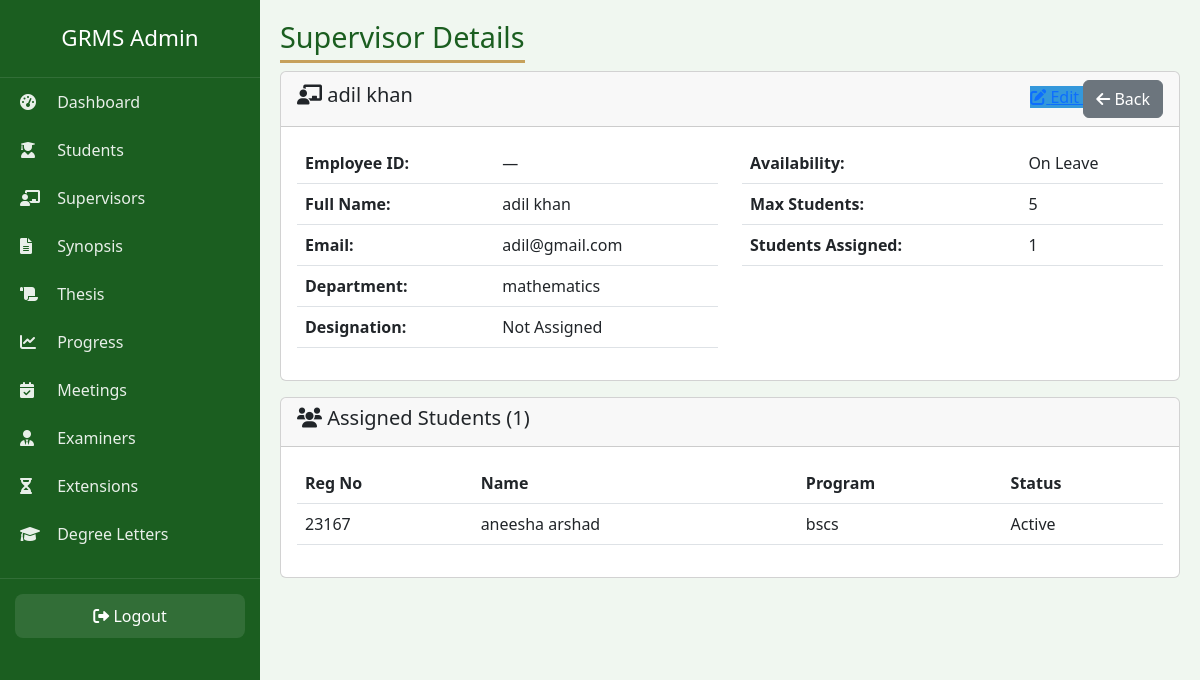
Page /admin-panel-2026-secure/supervisors/1/ (signed in) on the committed database.
### accounts/models.py (models this page shows, shortened)
class Supervisor(models.Model):
    AVAILABILITY = (
        ('Available', 'Available'),
        ('Not Available', 'Not Available'),
        ('On Leave', 'On Leave'),
    )
    user = models.OneToOneField(User, on_delete=models.CASCADE, related_name='supervisor_profile')
    employee_id = models.CharField(max_length=30, unique=True, blank=True, null=True)
    department = models.CharField(max_length=100)
    designation = models.CharField(max_length=50)
    availability_status = models.CharField(max_length=20, choices=AVAILABILITY, default='Available')
    max_students = models.IntegerField(default=5)

class Student(models.Model):
    ENROLLMENT_STATUS = (
        ('Active', 'Active'),
        ('Inactive', 'Inactive'),
        ('Completed', 'Completed'),
        ('Withdrawn', 'Withdrawn'),
    )
    user = models.OneToOneField(User, on_delete=models.CASCADE, related_name='student_profile')
    registration_no = models.CharField(max_length=30, unique=True)
    department = models.CharField(max_length=100)
    session = models.CharField(max_length=20)
    program = models.CharField(max_length=50)
    enrollment_status = models.CharField(max_length=20, choices=ENROLLMENT_STATUS, default='Active')
    admission_date = models.DateField(default=timezone.now)
    supervisor = models.ForeignKey('Supervisor', on_delete=models.SET_NULL, null=True, blank=True, related_name='students')

### accounts/views.py (the view)
# urls.py: path('admin-panel-2026-secure/supervisors/<int:pk>/', views.admin_supervisor_detail, name='admin_supervisor_detail'),
@login_required
@user_passes_test(is_admin)
def admin_supervisor_detail(request, pk):
    supervisor = get_object_or_404(Supervisor, pk=pk)
    students = Student.objects.filter(supervisor=supervisor)
    return render(request, 'admin/supervisor/detail.html', {'supervisor': supervisor, 'students': students})

### accounts/views.py (called while the page is built)
def is_admin(user):
    return user.is_superuser or user.groups.filter(name='Admin').exists()

### templates/admin/supervisor/detail.html (shortened to what this page needs)
{% extends 'admin/base.html' %}
{% load static %}
{% block page_title %}Supervisor Details{% endblock %}
{% block content %}
<div class="card">
    <div class="card-header d-flex justify-content-between align-items-center">
        <h5><i class="fas fa-chalkboard-teacher"></i> {{ supervisor.user.get_full_name }}</h5>
        <div>
            <a href="{% url 'admin_supervisor_update' supervisor.id %}" class="btn-action" style="background: #3498db;">
                <i class="fas fa-edit"></i> Edit
            </a>
            <a href="{% url 'admin_supervisor_list' %}" class="btn btn-secondary">
                <i class="fas fa-arrow-left"></i> Back
            </a>
        </div>
    </div>
    <div class="card-body">
        <div class="row">
            <div class="col-md-6">
                <table class="table">
                    <tr><th>Employee ID:</th><td>{{ supervisor.employee_id|default:"—" }}</td></tr>
                    <tr><th>Full Name:</th><td>{{ supervisor.user.get_full_name }}</td></tr>
                    <tr><th>Email:</th><td>{{ supervisor.user.email }}</td></tr>
                    <tr><th>Department:</th><td>{{ supervisor.department }}</td></tr>
                    <tr><th>Designation:</th><td>{{ supervisor.designation }}</td></tr>
                </table>
            </div>
            <div class="col-md-6">
                <table class="table">
                    <tr><th>Availability:</th><td>
                        <span class="badge-custom
                            {% if supervisor.availability_status == 'Available' %}badge-approved
                            {% elif supervisor.availability_status == 'Not Available' %}badge-pending
                            {% else %}badge-rejected{% endif %}">
                            {{ supervisor.availability_status }}
                        </span>
                    </td></tr>
                    <tr><th>Max Students:</th><td>{{ supervisor.max_students }}</td></tr>
                    <tr><th>Students Assigned:</th><td>{{ students.count }}</td></tr>
                </table>
            </div>
        </div>
    </div>
</div>
<div class="card mt-3">
    <div class="card-header">
        <h5><i class="fas fa-users"></i> Assigned Students ({{ students.count }})</h5>
    </div>
    <div class="card-body">
        {% if students %}
            <table class="table">
                <thead>
                    <tr>
                        <th>Reg No</th>
                        <th>Name</th>
                        <th>Program</th>
                        <th>Status</th>
                    </tr>
                </thead>
                <tbody>
                    {% for student in students %}
                    <tr>
                        <td>{{ student.registration_no }}</td>
                        <td>{{ student.user.get_full_name }}</td>
                        <td>{{ student.program }}</td>
                        <td><span class="badge-custom badge-approved">{{ student.enrollment_status }}</span></td>
                    </tr>
                    {% endfor %}
                </tbody>
            </table>
        {% else %}
            <p class="empty-state">No students assigned.</p>
        {% endif %}
    </div>
</div>
{% endblock %}

### templates/admin/base.html (style rules this page uses)
* { margin:0;padding:0;box-sizing:border-box; }
body { background:#f0f7f0;font-family:'Segoe UI',sans-serif; }

### rows in the picture
Supervisor: user.get_full_name "adil khan", employee_id "—", user.email "adil@gmail.com", department "mathematics", designation "Not Assigned", availability_status "On Leave", max_students "5"
Student: registration_no "23167", user.get_full_name "aneesha arshad", program "bscs", enrollment_status "Active"

### other values in the picture
{{ students.count }} "1"
